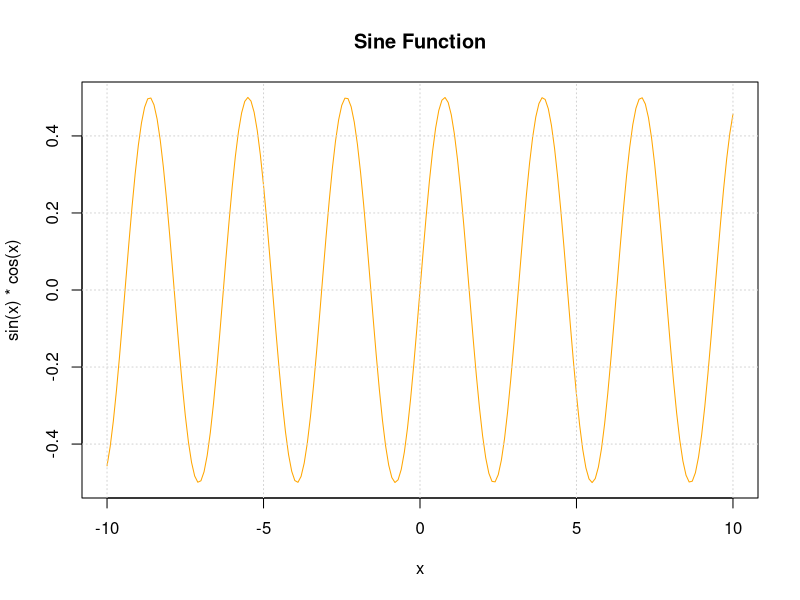

Recreate this plot in R.


x <- seq(-10, 10, 0.1)
# plot(x, sin(cos(x)), type = "l", col = "orange", main = "Sine Function")
# plot(x, 10 * sin(cos(tan(x))), type = "l", col = "orange", main = "Sine Function")
plot(x, sin(x) * cos(x), type = "l", col = "orange", main = "Sine Function")
grid()
